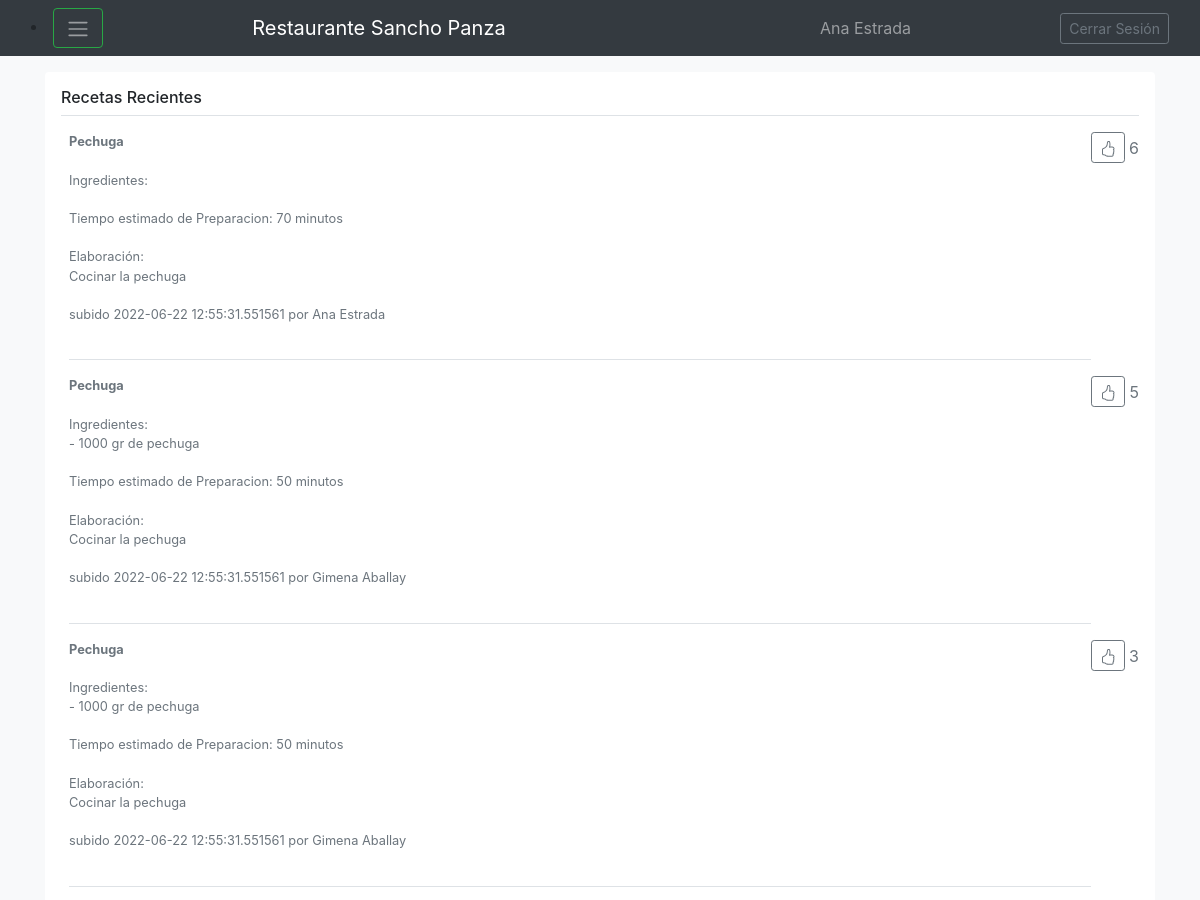
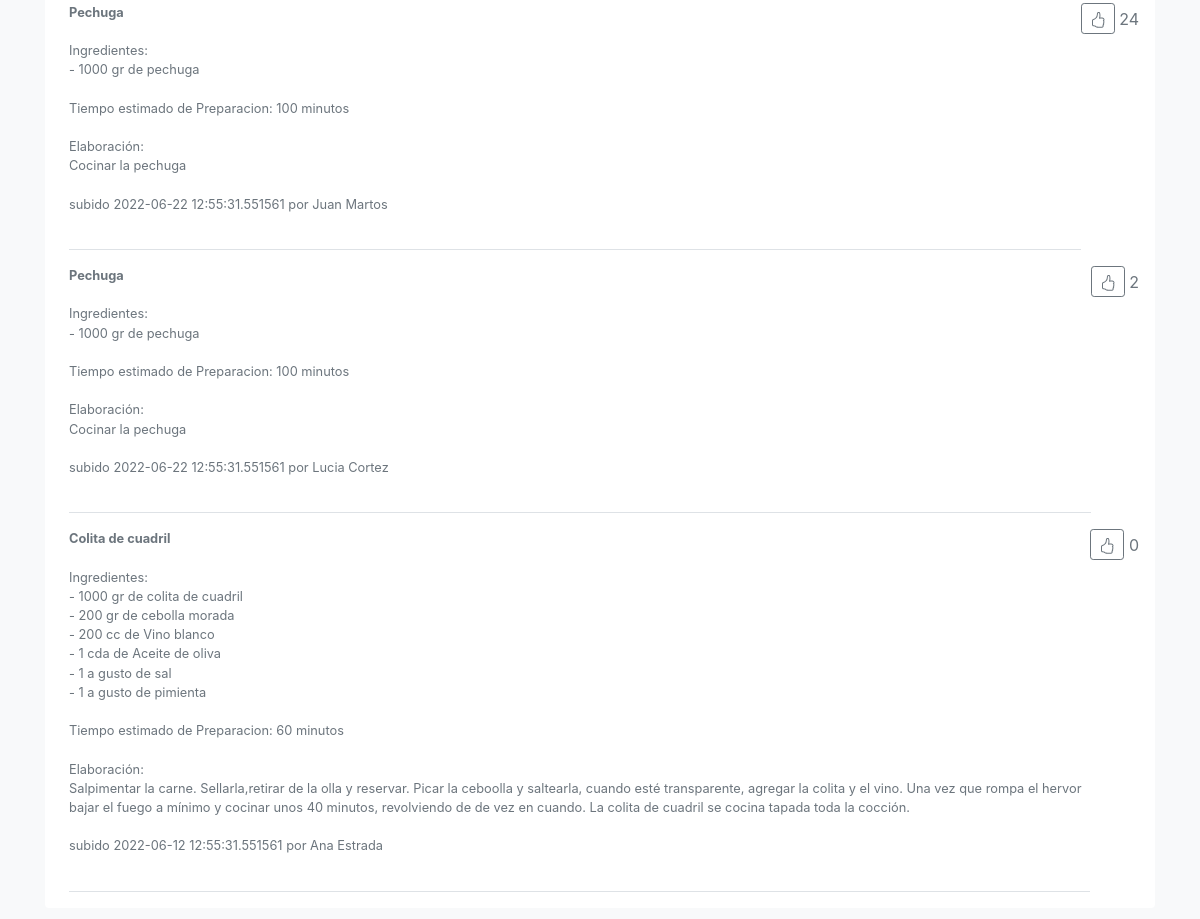
The page /Bienvenido (signed in) on the database as committed earlier (2 pictures, top to bottom).
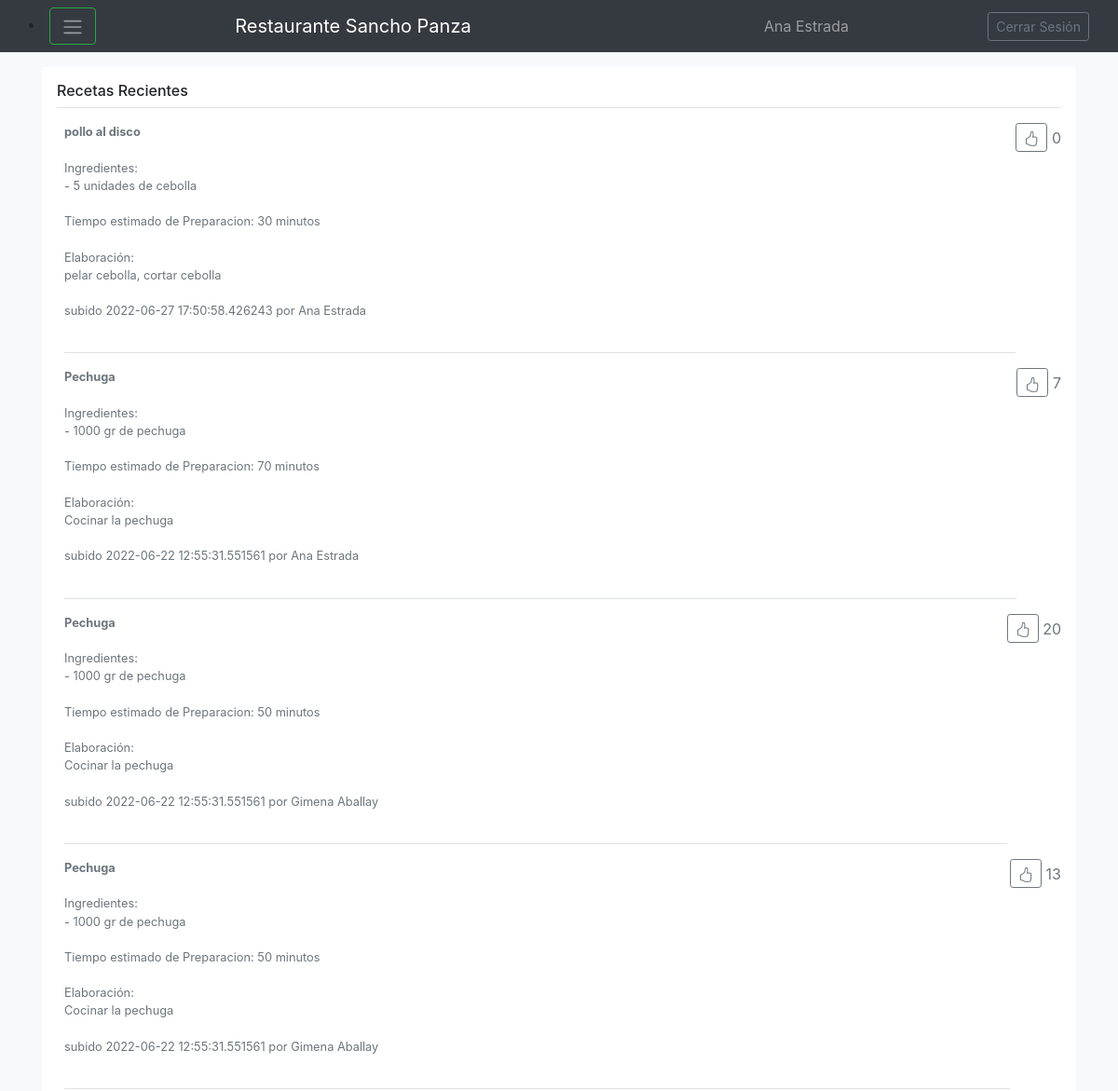
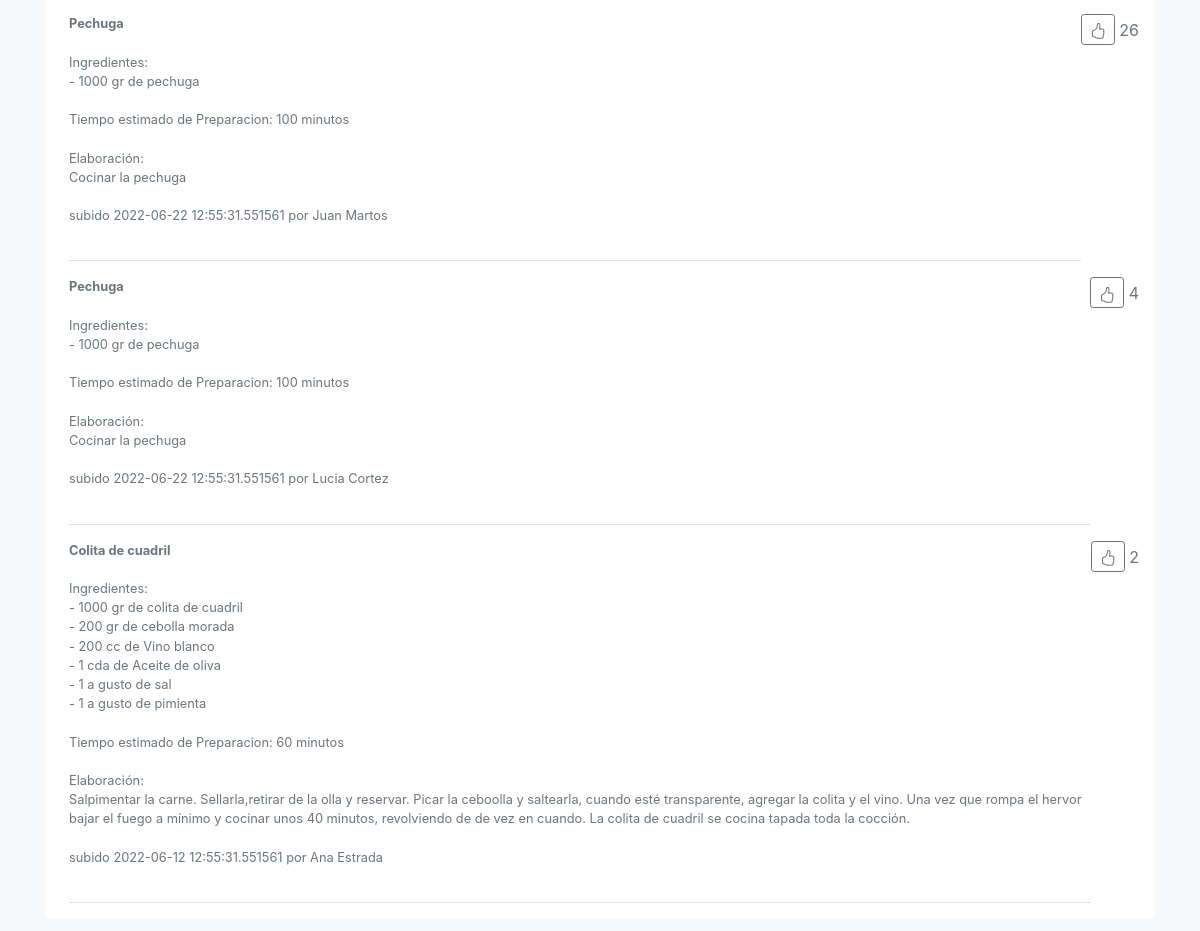
The same page on the database as committed later (2 pictures, top to bottom).
### models.py (models this page shows, shortened)
class Usuario(db.Model):
    __tablename__='Usuario'
    id=db.Column(db.Integer, primary_key=True)
    nombre=db.Column(db.String(80), nullable=False)
    correo=db.Column(db.String(120), unique=True, nullable=False)
    clave=db.Column(db.String(120), nullable=False)
    recetas=db.relationship('Receta', backref='Usuario', cascade="all, delete-orphan")

class Receta(db.Model):
    __tablename__='Receta'
    id=db.Column(db.Integer, primary_key=True)
    nombre=db.Column(db.String(80), nullable=False)
    tiempo=db.Column(db.Integer, nullable=False)
    fecha=db.Column(db.DateTime, nullable=False)
    elaboracion=db.Column(db.String(80), nullable=False)
    cantidadmegusta=db.Column(db.Integer, nullable=False)
    usuarioid=db.Column(db.Integer, db.ForeignKey('Usuario.id'))
    ingredientes=db.relationship('Ingrediente', backref='Receta', cascade="all, delete-orphan")

class Ingrediente(db.Model):
    __tablename__='Ingrediente'
    id=db.Column(db.Integer, primary_key=True)
    nombre=db.Column(db.String(80), nullable=False)
    cantidad=db.Column(db.Integer, nullable=False)
    unidad=db.Column(db.String(80), nullable=False)
    recetaid=db.Column(db.Integer, db.ForeignKey('Receta.id'))

### app.py (the view)
@app.route('/Bienvenido', methods=['GET', 'POST'])
def ingreso():
    if request.method == 'POST':
        if not request.form['email'] or not request.form['password']: #Evalua si el usuario en si no ingreso nada
            return render_template('index.html')
        else:
            Usuario_actual= Usuario.query.filter_by(correo=request.form['email']).first() #Crea la variable Usuario_actual y le asigna el email ingresado en el form
            if Usuario_actual is None: #Comprueba si esta vacio
                return render_template('Error.html', error="Email no Registrado")
            else:
                password=(hashlib.md5(bytes(request.form['password'], encoding='utf-8'))).hexdigest() #Encripta la Password
                if (password==Usuario_actual.clave): #Compara el password ya hasheado con el de la base de datos
                    session['nombre']=Usuario_actual.nombre
                    session['id']=Usuario_actual.id
                    recetasrecientes=Receta.query.all()
                    recetasrecientes.reverse()
                    return render_template('Bienvenido.html', tipo_busqueda="Recetas Recientes", usuario_actual=Usuario_actual, recetas=recetasrecientes, usuarios=Usuario.query.all(), ingredientes=Ingrediente.query.all()) #Redirecciona al usuario al template de Bienvenido.html
                else:
                    return render_template('Error.html', error="Contraseña incorrecta")
    else:
        if ('nombre' in session):
            recetasrecientes=Receta.query.all()
            recetasrecientes.reverse()
            return render_template('Bienvenido.html', tipo_busqueda="Recetas Recientes", usuario_actual=session, recetas=recetasrecientes, usuarios=Usuario.query.all(), ingredientes=Ingrediente.query.all()) #Redirecciona al usuario al template de Bienvenido.html
        else:
            return render_template('index.html', error = 'User or Password wrong') #El caso base lo redirecciona al Ingreso.html

### templates/Bienvenido.html (shortened to what this page needs)
{% extends "Base.html" %}
{% block content %}
<div class="my-3 p-3 bg-white rounded box-shadow">
  <h6 class="border-bottom border-gray pb-2 mb-0">{{tipo_busqueda}}</h6>
  {% for receta in recetas %}
  <div class="media text-muted pt-3">
    <p class="media-body pb-3 mb-0 small lh-125 border-bottom border-gray">
      <strong class="d-block text-gray-dark">{{receta.nombre}}</strong>
    <br>
      Ingredientes:
    <br>
      {% for ingrediente in receta.ingredientes %}
          - {{ingrediente.cantidad}} {{ingrediente.unidad}} de {{ingrediente.nombre}}
          <br>
      {% endfor %}
      <br>
      Tiempo estimado de Preparacion: {{receta.tiempo}} minutos
      <br><br>
      Elaboración:
      <br>
      {{receta.elaboracion}}
      <br><br>
      subido {{receta.fecha}} por {{usuarios[receta.usuarioid-1].nombre}}
      <br><br>
      <p class="d-block text-gray-dark">
      <form action="http://localhost:5000/megusta" method="post">
        <button type="submit" class="btn btn-outline-secondary btn-sm mb-1"></button>
           {{receta.cantidadmegusta}}
      </form>
    </p>
    </p>
  </div>
  {% endfor %}
{% endblock %}

### templates/Base.html (shortened to what this page needs)
<!doctype html>
<html lang="en">
  <head>
    <link href="static/css/bootstrap.min.css" rel="stylesheet">
    <link href="static/css/offcanvas.css" rel="stylesheet">
  </head>
  <body class="bg-light">
    <nav class="navbar navbar-expand-md fixed-top navbar-dark bg-dark">
      <div class="container-fluid">
        <li class="nav-item dropdown">
            <button class="btn btn-outline-success" id="navbarDropdown" data-bs-toggle="dropdown" aria-expanded="false">
                <span class="navbar-toggler-icon"></span>
            </button>
          </li>
          <a class="navbar-brand" href="http://localhost:5000/Bienvenido">Restaurante Sancho Panza</a>
          <li class="navbar-text">
            {{usuario_actual.nombre}}
          </li>
          <a class="btn btn-sm btn-outline-secondary" href="http://127.0.0.1:5000/" >Cerrar Sesión</a>
      </div>
    </nav>
    <main role="main" class="container">
        {% block content %}{% endblock %}
    </main>
  </body>
</html>

### static/css/offcanvas.css (style rules this page uses)
html, body { overflow-x: hidden; }
body { padding-top: 56px; }

Rows that differ between the two databases and show on the page:
added Receta: nombre "pollo al disco", tiempo "30", elaboracion "pelar cebolla, cortar cebolla", fecha "2022-06-27 17:50:58.426243", usuarioid.nombre "Ana Estrada", cantidadmegusta "0"
added Ingrediente: cantidad "5", unidad "unidades", nombre "cebolla", shown under "pollo al disco"
changed Receta (number 2 of 7 on the later page): gains Ingrediente (cantidad "1000", unidad "gr", nombre "pechuga"); cantidadmegusta "6" → "7"
changed Receta (number 3 of 7 on the later page): cantidadmegusta "5" → "20"
changed Receta (number 4 of 7 on the later page): cantidadmegusta "3" → "13"
changed Receta "Juan Martos": cantidadmegusta "24" → "26"
changed Receta "Lucia Cortez": cantidadmegusta "2" → "4"
changed Receta "Colita de cuadril": cantidadmegusta "0" → "2"
